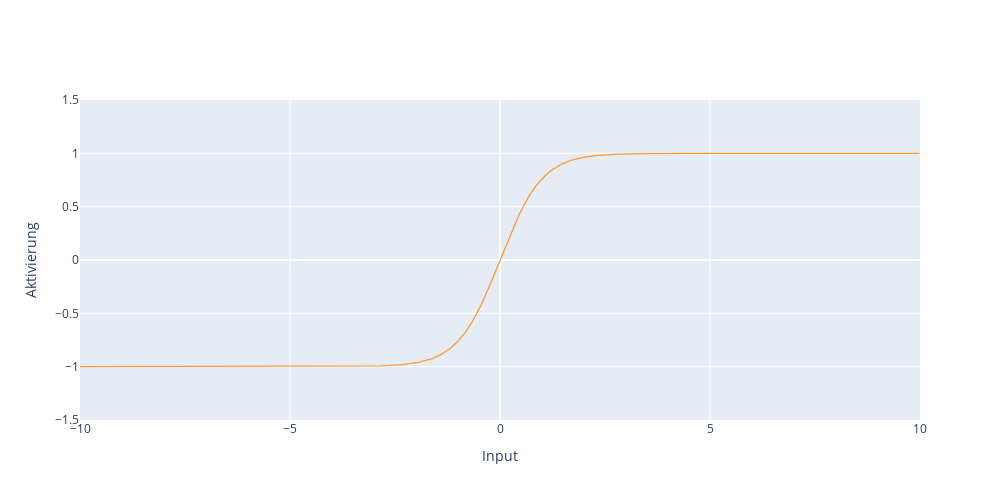

This figure's notebook cell:
### Markdown cell above
In der folgenden Zelle wird der Graph der Aktivierungsfunktion für Eingabewerte von -10 bis 10 visualisiert.

### Code cell
#Den Code in dieser Zelle musst du nicht verstehen - Wichtig ist die erzeugt Visualisierung
#Layout der Graphik festlegen
aktivierung_layout = go.Layout(xaxis={'title':'Input','range':[-10.0,10.0]},
                               yaxis={'title':'Aktivierung','range':[-1.5,1.5]},
                               height=500,
                               width=1000)

#Wertetabelle erzeugen
df_aktivierung = pd.DataFrame()
df_aktivierung['Input']=[x/100 for x in range(-1000, 1000)]
df_aktivierung['Aktivierung']=[aktivierung(x/100) for x in range(-1000, 1000)]

#Werte als Graphik Visualisieren
df_aktivierung.iplot(x='Input', y='Aktivierung', layout = aktivierung_layout)

### Figure 1 — Plotly figure (JSON) as saved in the notebook; plotly's stock layout.template omitted (floating-point values rounded to 4 significant figures; data arrays with more than 128 entries replaced by an {"elided": "..."} marker saying what was removed)
{"data": [{"line": {"color": "rgba(255, 153, 51, 1.0)", "dash": "solid", "shape": "linear", "width": 1.3}, "mode": "lines", "name": "Aktivierung", "text": "", "type": "scatter", "x": {"elided": "2000 float values"}, "y": {"elided": "2000 float values"}}], "layout": {"height": 500, "width": 1000, "xaxis": {"range": [-10, 10], "title": {"text": "Input"}}, "yaxis": {"range": [-1.5, 1.5], "title": {"text": "Aktivierung"}}}}
